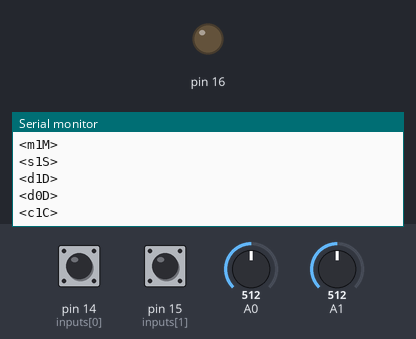
Simulated run of this sketch. Board: Arduino Leonardo, built with avr-gcc and run on an emulated ATmega32U4. Shown: output pins drawn as LEDs (lit = HIGH), the last lines printed to the serial monitor. The inputs (shaded band) are chosen by the test bench; at power-on: A0 = 512, A1 = 512, pin 14 (inputs[0]) HIGH, pin 15 (inputs[1]) HIGH.

Above: at 1.2 s.
1.3 s: A0 set to 797
At 1.31 s:
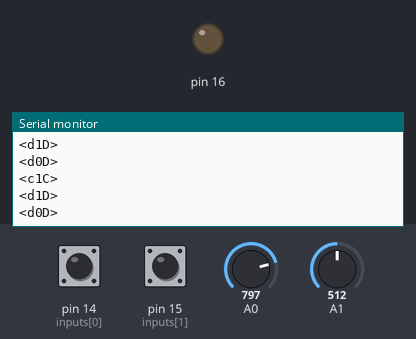
2.8 s: A0 set to 819
At 3.02 s:
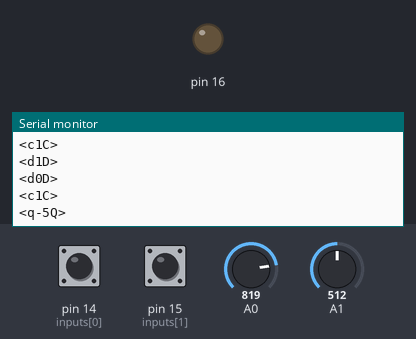
4.9 s: A1 set to 794
At 5.13 s:
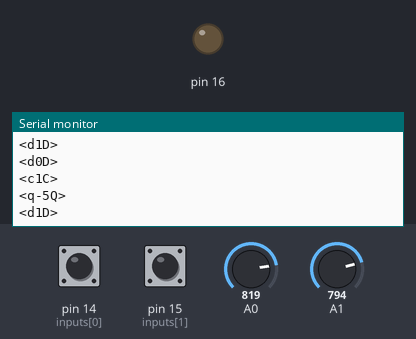
6.4 s: A1 set to 830
At 6.74 s:
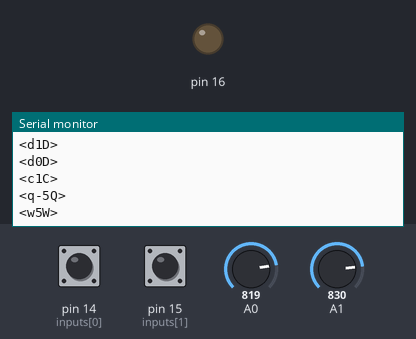

Measured:
- the behaviour switches between 812 and 813 on A0 (found by bisection; images 1 and 2)
- the behaviour switches between 812 and 813 on A1 (found by bisection; images 3 and 4)
- after the input at 2.8 s, the serial monitor: prints a new line after 0.21 s (image 2)
- after the input at 6.4 s, the serial monitor: prints a new line after 0.33 s (image 4)

The sketch:

esplora_remote.ino
```cpp
#include <Esplora.h>

//INITIAL COMMENTS:

//if programming / flashing the chip does not work, try removing the wire
//connecting buttons' ground rail to arduino ground
//I really don't know why it works then, but it works lol

//STANDARIZE MOTOR AND SERVO ENABLE SIGNALS
//As for now I have no idea what 0 and 1 means in any of these situations
//We have to make it simple to use and understand

#define verticalMove "5"
#define horizontalMove "5"
#define angleMove 1

#define inputLen 2

#define calibrated "<c1C>"

#define HL "<q-" horizontalMove "Q>"
#define HR "<q" horizontalMove "Q>"

#define VU "<w-" verticalMove "W>"
#define VD "<w" verticalMove "W>"

#define SON "<s0S>"   //not sure in which order
#define SOFF "<s1S>"

#define MON "<m0M>"   //not sure in which order
#define MOFF "<m1M>"

uint8_t inputs[inputLen] = {14, 15};
/*inputs = {
  [0] left
  [1] down
  [2] right
  [3] up
  [4] +angle
  [5] -angle
  [6] motors on / off
  [7] servo on / off
  [8] rotor calibration
} */

int angle = 0;    //initial heading angle
bool servo = 0;   //initial servo state
bool motor = 0;   //initial motor state

bool previousServo = 1;
bool previousMotor = 1;

// becomes true after first calibration button pressed
// we might distinguish two distinctive commands to send
// first: enable horizontal stepper, it is already calibrated
// second: enable vertical stepper, it is already calibrated
// now it's just a single "CALIBRATION DONE, SIR!"
// after the button is pressed the second time
bool halfCalibrated = false;

int valueX;
int valueY;

bool is_low(uint8_t i);
void sendCommand(String command);

void setup(){
  for(int i=0; i<inputLen; i++) {
    pinMode(inputs[i], INPUT_PULLUP);
  }
  pinMode(16, OUTPUT);
  digitalWrite(16, LOW); //pin for DIP switch pulldown
  Serial1.begin(115200);
  SerialUSB.begin(115200);
}

void loop() {
  if(Esplora.readJoystickX() > 300) sendCommand(HL);       //move left etc...
  if(Esplora.readJoystickY() > 300) sendCommand(VD);
  if(Esplora.readJoystickX() < -300) sendCommand(HR);
  if(Esplora.readJoystickY() < -300) sendCommand(VU);

  if(!Esplora.readButton(SWITCH_RIGHT)){                        //increment motor angle
    if(angle >= 360) angle = 0;
    angle += angleMove;

    sendCommand("<d" + String(angle) + "D>");
  }
  if(!Esplora.readButton(SWITCH_LEFT)){                        //decrement motor angle
    if(angle <= 0) angle = 360;
    angle -= angleMove;
    sendCommand("<d" + String(angle) + "D>");
  }


  if(is_low(1)) {
    previousMotor = motor;
    motor = 0;              //will have to take into consideration initial settings, what we consider as ON
    if(motor != previousMotor)
      sendCommand(MON);       //turn motors on or off
  }
  else {
    previousMotor = motor;
    motor = 1;
    if(motor != previousMotor)
      sendCommand(MOFF);
  }

  if(is_low(0)) {
    previousServo = servo;
    servo = 0;
    if(servo != previousServo)
      sendCommand(SON);       //change servo state
  }
  else {
    previousServo = servo;
    servo = 1;
    if(servo != previousServo)
      sendCommand(SOFF);
  }

  if(!Esplora.readButton(SWITCH_DOWN))
    if(halfCalibrated) sendCommand(calibrated); //send signal, that the rotor in its (0,0) position
    else {halfCalibrated = true; delay(500);}
}

bool is_low(uint8_t i){
  if(digitalRead(inputs[i]) == LOW) return true;
  else return false;
}

void sendCommand(String command){
  Serial1.print(command);
  SerialUSB.println(command);
  digitalWrite(LED_BUILTIN, HIGH);
  delay(100);
  digitalWrite(LED_BUILTIN, LOW);
}
```
